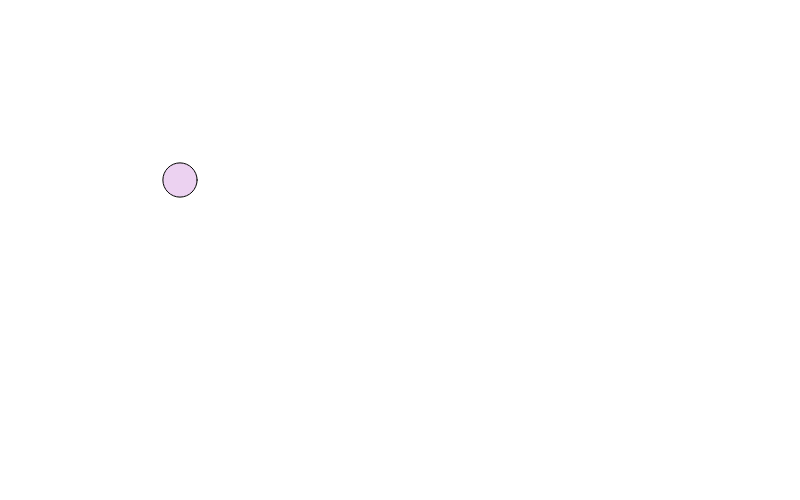
Frame 1 (no input)
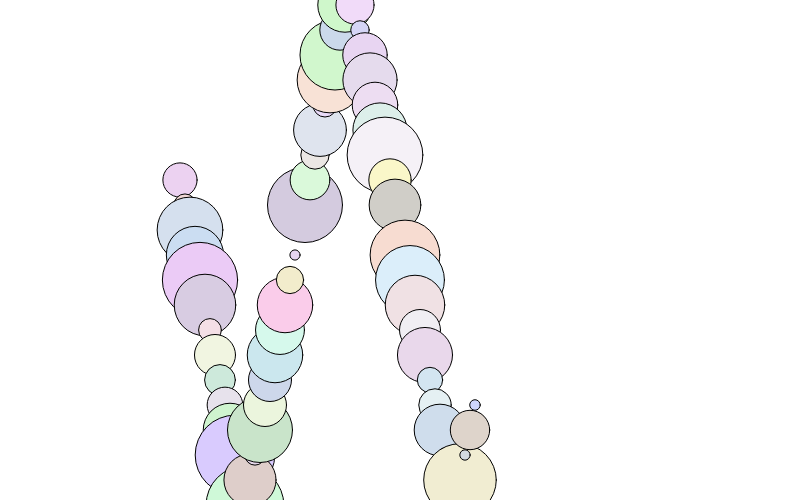
Frame 60 (no input)
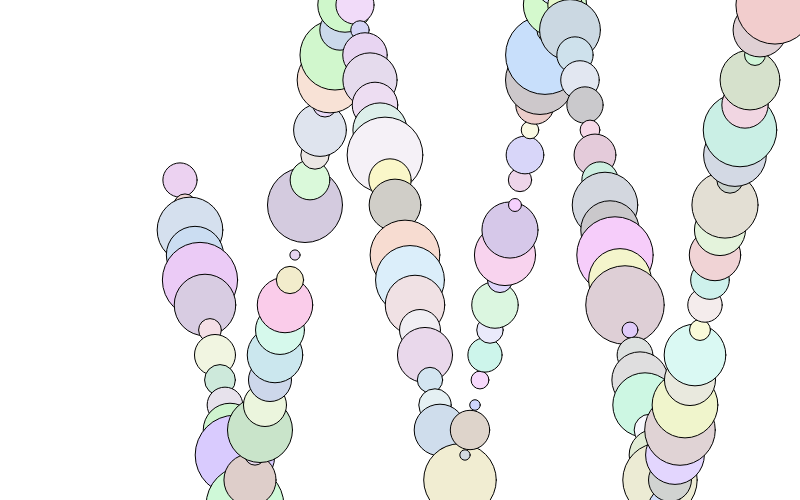
Frame 120 (the mouse pressed at the canvas centre since frame 60)

The p5.js sketch that drew these frames (run headless with seeded random() and noise() and a simulated clock; from frame 60 on, the mouse is pressed at the canvas centre):

// p5.js sketch
// ── sketch.js
var x = 180;
var y = 180;
var xspeed = 5;
var yspeed = 25;


function setup() {
  createCanvas(800,500);
  background (255);

}

function draw() {

	//distance from center of the screen
	var d = dist(800/2, 500/2, mouseX, mouseY);

  	fill (random(200, 250), random(200, 250), random(200, 255));
  	ellipse (x, y, random(80, 10));

  	//bouncing horizontally
 	 x = x + xspeed;
  	
  	 if (x > 800 || x < 10)  {
     	xspeed = -xspeed;
  	}

  	//bouncing veritcally
  	y = y + yspeed;

  	if (y > 500 || y < 0) {
	 	  yspeed = -yspeed;
  	}

}
